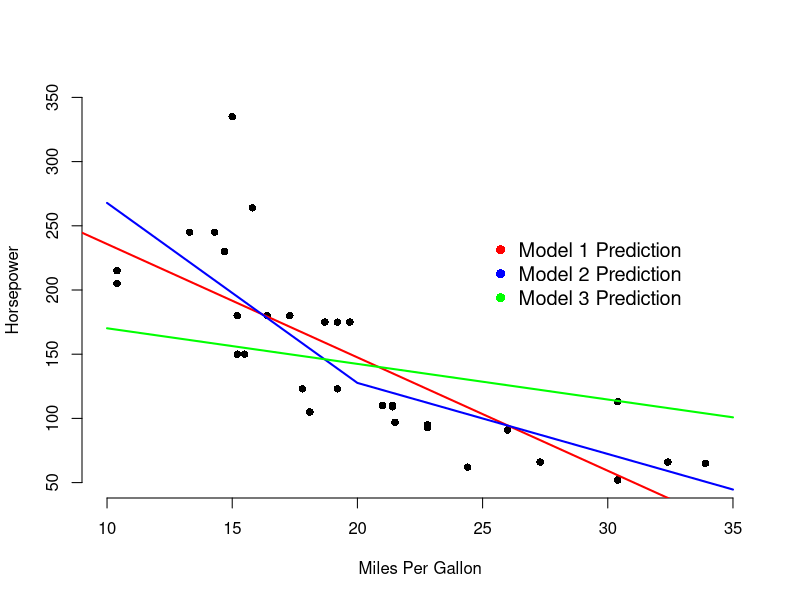

The R script that drew this image:
## ---- chunk 1
knitr::opts_chunk$set(echo = FALSE)
## ---- chunk 2
mtcars$mpgsp <- ifelse(mtcars$mpg - 20 > 0, mtcars$mpg - 20, 0)
model1 <- lm(hp ~ mpg, data = mtcars)
model2 <- lm(hp ~ mpgsp + mpg, data = mtcars)
model3 <- lm(hp ~ mpg + cyl, data = mtcars)

## ---- chunk 3
        mtcars$mpgsp <- ifelse(mtcars$mpg - 20 > 0, mtcars$mpg - 20, 0)
        model1 <- lm(hp ~ mpg, data = mtcars)
        model2 <- lm(hp ~ mpgsp + mpg, data = mtcars)
        model3 <- lm(hp ~ mpg + cyl, data = mtcars)
        plot(mtcars$mpg, mtcars$hp, xlab = "Miles Per Gallon",
             ylab = "Horsepower", bty = "n", pch = 16,
             xlim = c(10, 35), ylim = c(50, 350))
        abline(model1, col = "red", lwd = 2)
        model2lines <- predict(model2, newdata = data.frame(
                mpg = 10:35, mpgsp = ifelse(10:35 - 20 > 0, 10:35 - 20, 0)
            ))
        lines(10:35, model2lines, col = "blue", lwd = 2)
        model3lines <- predict(model3, newdata = data.frame(
                mpg = 10:35, cyl = 6)
            )
            lines(10:35, model3lines, col = "green", lwd = 2)

       legend(25, 250, c("Model 1 Prediction", "Model 2 Prediction","Model 3 Prediction"), pch = 16,
               col = c("red", "blue","green"), bty = "n", cex = 1.2)
